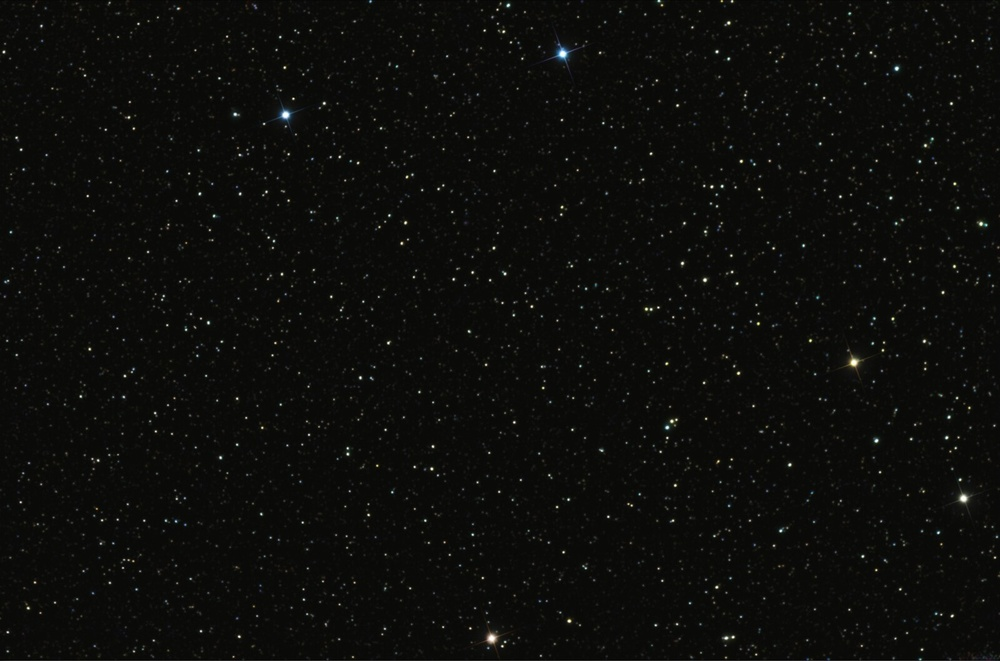
//> input picture cppLab/examples/openCV/extrProjects/fourDSight/code/StarMap_Original.jpg, 1000 x 661 px, shrunk from 1600 x 1057 before the run
$ ./mainNonRotated   (built with g++ and OpenCV 4)
//> lines starting //> are read from the running program, lines starting //| are printed output that depends on the picture; after the words box and inside, x2 and y2 are one past the last pixel; in counts of white or black regions, pixels touching at a corner belong together
#include "opencv2/imgcodecs.hpp"
#include "opencv2/highgui.hpp"
#include "opencv2/imgproc.hpp"
#include <iostream>
using namespace std;
using namespace cv;


int main(){

  Mat img;
  Mat templ;
  Mat mask;
  Mat result;
  Mat img_display;
  int match_method;

  double minVal;
  double maxVal;
  Point minLoc;
  Point maxLoc;
  Point matchLoc;


  img = imread("StarMap_Original.jpg"),IMREAD_COLOR ;
//> img is the input picture: 661 rows x 1000 cols, CV_8UC3; mean B, G, R 10.9, 13.2, 13
  templ = imread("Small_area.jpg",IMREAD_COLOR );
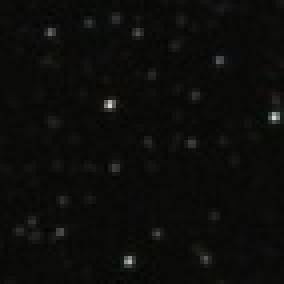
//> input picture cppLab/examples/openCV/extrProjects/fourDSight/code/Small_area.jpg, 71 x 71 px, shrunk from 114 x 114 before the run (shown 4 times larger)
//> templ is the input picture: 71 rows x 71 cols, CV_8UC3; mean B, G, R 10.5, 12.6, 12.4

  img.copyTo( img_display );


  int result_cols =  img.cols - templ.cols + 1;
//> result_cols = 930
  int result_rows = img.rows - templ.rows + 1;
//> result_rows = 591

  result.create( result_rows, result_cols, CV_32FC1 );

  match_method = 5; //TM COEFF NORMED
  matchTemplate( img, templ, result, match_method );
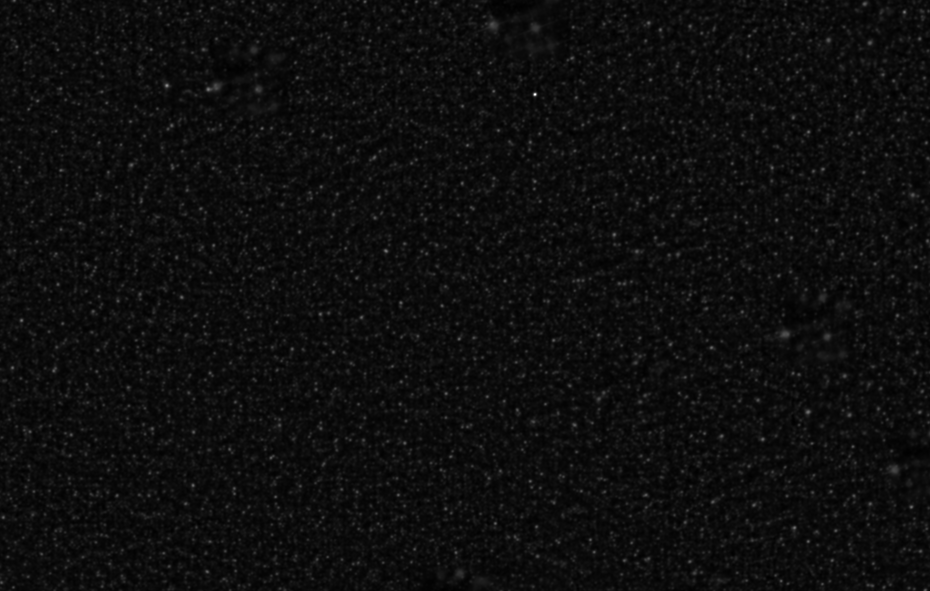
//> result: 591 rows x 930 cols, CV_32FC1; min -0.053, max 0.894, mean -5.31e-05; drawn with min black and max white
  imwrite("test.jpg", result );
  normalize( result, result, 0, 1, NORM_MINMAX, -1, Mat() );


  minMaxLoc( result, &minVal, &maxVal, &minLoc, &maxLoc, Mat() );
//> minVal = 0; maxVal = 1; minLoc = Point(571, 132); maxLoc = Point(535, 94)

  matchLoc = maxLoc;
//> matchLoc = Point(535, 94)

  //rectangle( img_display, matchLoc, Point( matchLoc.x + templ.cols , matchLoc.y + templ.rows ), Scalar(0,0,255), 2, 8, 0 );
  circle( img_display, Point( matchLoc.x , matchLoc.y ), 3, Scalar( 0, 255, 0 ), 3, 8 );
//> img_display: 661 rows x 1000 cols, CV_8UC3; 96 pixels changed, all inside (x1, y1, x2, y2) = (530, 89, 541, 100)
  circle( img_display, Point( matchLoc.x + templ.cols, matchLoc.y ), 3, Scalar( 0, 255, 0 ), 3, 8 );
//> img_display: 661 rows x 1000 cols, CV_8UC3; mean B, G, R 10.9, 13.3, 13
  circle( img_display, Point( matchLoc.x , matchLoc.y + templ.rows), 3, Scalar( 0, 255, 0 ), 3, 8 );
//> img_display: 661 rows x 1000 cols, CV_8UC3; mean B, G, R 10.9, 13.3, 13
  circle( img_display, Point( matchLoc.x + templ.cols, matchLoc.y + templ.rows), 3, Scalar( 0, 255, 0 ), 3, 8 );
//> img_display: 661 rows x 1000 cols, CV_8UC3; mean B, G, R 10.9, 13.3, 13

  imshow("tNon-Rotated Image", img_display );
  imwrite("cpp_small_area_non_rotated.jpg", img_display );

  return 0;
}
